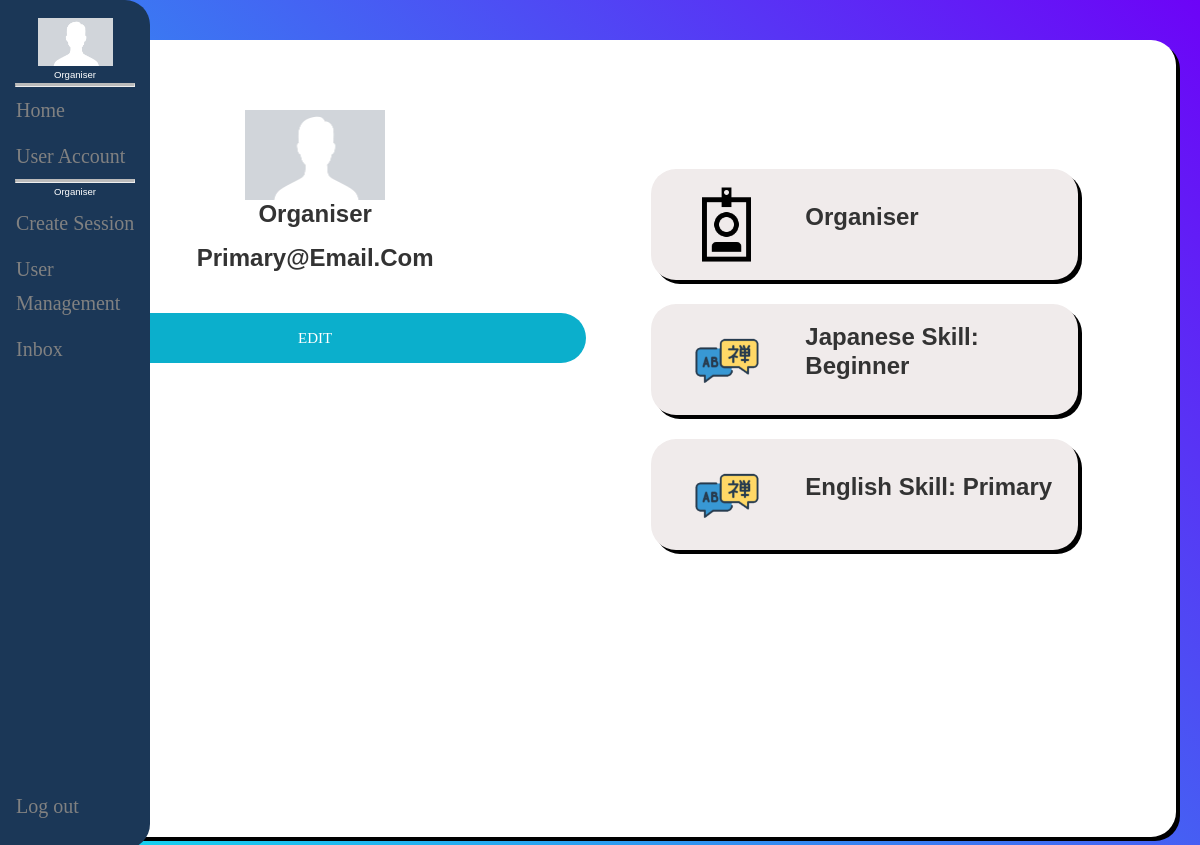
Screenshot of /userpage.php (signed in) with the database file from the repository.
### tables this page shows
CREATE TABLE `usersettings` (
  `user_id_settings` int(5) NOT NULL,
  `user_settings_user_id` int(5) NOT NULL,
  `isOrganiser` tinyint(1) NOT NULL,
  `user_is_dummy` tinyint(1) NOT NULL,
  `user_created` date NOT NULL DEFAULT current_timestamp()
);

CREATE TABLE `useraccount` (
  `user_id` int(5) NOT NULL,
  `user_name` varchar(32) NOT NULL,
  `user_email` varchar(128) NOT NULL,
  `user_password` varchar(128) NOT NULL,
  `user_japanese_skill` int(1) NOT NULL,
  `user_english_skill` int(1) NOT NULL,
  `user_profile_picture_unimplemented` varchar(256) NOT NULL,
  `user_custom_description` varchar(128) NOT NULL
);

### include/classes.php (called while the page is built, shortened)
<?php
require_once "auth.php";
require_once "api\data.php";
class User {
    private $userName = "Default";
    private $userEmail;
    private $userJapSkill;
    private $userEngSkill;
    private $userImageRef = "profiledefault";
    private $isOrganiser;
    function __construct($id, $userName, $userEmail, $userJapanSkill, $userEnglishSkill){
        $this->userName = $userName;
        $this->userEmail = $userEmail;
        $this->userJapSkill = $userJapanSkill;
        $this->userEngSkill = $userEnglishSkill;
    }
    static function constructUserFromDB($id){
        $userDetails = getCurrentUserDB($id);
        $userName = $userDetails[1];
        $userEmail = $userDetails[2];
        $userJapanSkill = $userDetails[3];
        $userEnglishSkill = $userDetails[4];
        $userImageRef = $userDetails[5];
        $userCustomInfo = $userDetails[6];
        $isOrganiser = $userDetails[7];
        $userCreated = $userDetails[8];
        $user = new User($id, $userName, $userEmail, $userJapanSkill, $userEnglishSkill);
        $user->isOrganiser = $isOrganiser;
        $user->userCustomInfo = $userCustomInfo;
        if (strlen($userImageRef) > 2) {
            $user->userImageRef = $userImageRef;
        } else {
            $user->userImageRef = "profiledefault.jpg";
        }
        $user->userCreated = $userCreated;
        return $user;
    }
    public function getUserName(){
        return $this->userName;
    }
    public function getUserEmail(){
        return $this->userEmail;
    }
    public function langSkillToString($skillLevel){
        switch ($skillLevel) {
            case 0:
                return "Beginner";
                break;
            case 3:
                return "Primary";
                break;
        }
    }
    public function getUserJapSkill(){
        return $this->userJapSkill;
    }
    public function getJapSkillString(){
        $skillLevel = $this->getUserJapSkill();
        $skillText = $this->langSkillToString($skillLevel);
        return $skillText;
    }
    public function getUserEngSkill(){
        return $this->userEngSkill;
    }
    public function getEngSkillString(){
        $skillLevel = $this->getUserEngSkill();
        return $this->langSkillToString($skillLevel);
    }
    public function getUserImageRef(){
        return $this->userImageRef;
    }
    public function getIsOrganiser(){
        return $this->isOrganiser;
    }
}

### api/data.php (called while the page is built, shortened)
<?php
    require_once "include/auth.php";
    $DB_DSN = "mysql:host=localhost;dbname=paddy";
    $DB_USER = "root";
    $DB_PASSWORD = "";
    function getCurrentUserDB($id){
        global $DB_DSN, $DB_USER, $DB_PASSWORD;
        $conn = new PDO($DB_DSN, $DB_USER, $DB_PASSWORD);
        $sql = "
                SELECT  user_id, user_name, user_email, user_japanese_skill, user_english_skill,
                        user_profile_picture_unimplemented, user_custom_description, isOrganiser,
                        user_created
                FROM    useraccount
                JOIN    usersettings
                ON      useraccount.user_id = usersettings.user_settings_user_id
                WHERE   user_id = ?
               ";
        $stmt = $conn->prepare($sql);
        $stmt->bindValue(1, htmlentities($id));
        if($stmt->execute()){
            return $result = $stmt->fetchAll()[0];
        }
    }
?>

### include/auth.php (called while the page is built, shortened)
<?php
require_once "api/data.php";
function is_Organiser()
{
    if ($_SESSION['currentUser']->getIsOrganiser() == '1') {
        return true;
    } else {
        return false;
    }
}

### userpage.php (the view, shortened to what this page needs)
<!DOCTYPE html>
<html lang="en">
<head>
</head>
<body>
  <div class="grid-container">
    <?php
    include "include/sidebar.php";
    require_once "include/auth.php";
    $imageName = $_SESSION['currentUser']->getUserImageRef();
    ?>
    <main class="main">
      <div class="parentcard">
        <div class="leftColumn">
          <div class="userinfo">
            <div class="profilePictureHolder">
              <img src='<?php echo "uploads/" . htmlentities($imageName); ?>' alt="Profile Picture">
            </div>
            <h1><?php echo $_SESSION['currentUser']->getUserName(); ?></h1>
            <h1><?php echo $_SESSION['currentUser']->getUserEmail();; ?></h1>
            <div class="background-form-btn">
              <a name="EditAccount" class="login_form-btn" href="EditDetails">Edit</a>
            </div>
          </div>
        </div>
        <div class="rightColumn">
          <div class="childcard">
            <img class="cardimage" src="images/role_icon.png" alt="Member Picture">
            <?php if (is_Organiser()) {
              echo "<h1 class='cardheading'>Organiser<h1>";
            } else {
              echo "<h1 class='cardheading'>Member<h1>";
            }
            ?>
          </div>
          <div class="childcard">
            <img class="cardimage" src="images/LanguageIcon.png" alt="SpeechIcon Picture">
            <h1 class="cardheading">Japanese Skill: <?php echo $_SESSION['currentUser']->getJapSkillString(); ?> </h1>
          </div>
          <div class="childcard">
            <img class="cardimage" src="images/LanguageIcon.png" alt="SpeechIcon Picture">
            <h1 class="cardheading">English Skill: <?php echo $_SESSION['currentUser']->getEngSkillString(); ?> </h1>
          </div>
        </div>
      </div>
  </div>
</body>
</html>

### css/main.css (style rules this page uses)
* { margin: 0px; padding: 0px; box-sizing: border-box; font-family: Odin-Rounded, sans-serif; }
body, html { height: 100%; width: 100%; font-family: Odin-Rounded, sans-serif; margin: 0%; padding: 0%; background: -webkit-linear-gradient(-135deg, #6d03f7, #0fdfee); }
a { font-family: Odin-Rounded; font-size: 1em; text-decoration: none; line-height: 1.7; color: #666666; margin: 0px; transition: all 0.4s; -webkit-transition: all 0.4s; -o-transition: all 0.4s; -moz-transition: all 0.4s; }
h1, h2, h3, h4, h5, h6 { margin: 0px; }
h1 { font-size: 24px; color: #333333; line-height: 1.2; text-align: center; width: 100%; display: block; padding-bottom: 0.625em; }
.background-form-btn { width: 100%; display: flex; flex-wrap: wrap; justify-content: center; padding-top: 20px; }
.login_form-btn { font-family: Montserrat-Bold; font-size: 15px; line-height: 1.5; color: #fff; text-transform: uppercase; margin-top: 5px; width: 100%; height: 50px; border-radius: 25px; background: #0bafcc; display: flex; justify-content: center; align-items: center; padding: 0 25px; }
.cardimage { margin-right: 10%; margin-left: 5%; block-size: 75%; width: 20%; height: 100%; }
.cardheading { margin-top: auto; margin-bottom: auto; text-align: left; }
.profilePictureHolder img { display: block; margin-left: auto; margin-right: auto; width: 50%; }
@media only screen and (max-width: 1500px) { body, html { overflow-y: visible; } }
@media only screen and (max-width: 1500px) { .parentcard { height: 80%; } }
@media (max-width: 1200px) { .parentcard { height: 80%; } }
.main { grid-area: main; }
.grid-container { grid-template-columns: 12.5% 1fr; grid-template-rows: 0px 1fr 1%; grid-template-areas: "sidenav header" "sidenav main" "sidenav footer"; height: 100%; }
.leftSideCards, .leftColumn { padding-left: 0%; padding-right: 1%; padding-bottom: 0em; margin-left: 1em; margin-bottom: 0em; width: 100%; height: 100%; }
.rightSideCards, .rightColumn { padding-left: 0%; padding-right: 2.5%; padding-bottom: 2em; width: 40%; height: 100%; }
.rightColumn { width: 100%; vertical-align: middle; margin-top: 10%; margin-bottom: -5%; padding-bottom: 0%; }
.parentcard { display: flex; flex-direction: row; background-color: #ffffff; -webkit-column-break-inside: avoid; padding: 1em; margin: 1%; margin-top: 2%; box-sizing: border-box; border-radius: 25px; box-shadow: 4px 4px; width: 97%; max-height: 70em; }
.profilePictureHolder { margin-left: auto; margin-right: auto; display: flex; flex-direction: column; height: 50%; max-height: 30em; }
.userinfo { display: flex; flex-direction: column; font-size: 1em; padding-top: 10%; margin-left: auto; margin-left: auto; }
.userinfo h1 { margin-left: auto; margin-right: auto; padding-right: 25%; box-sizing: unset; }
.childcard { display: flex; margin-bottom: 24px; width: 80%; height: 12.5%; background-color: #f0ebeb; -webkit-column-break-inside: avoid; box-sizing: border-box; border-radius: 25px; box-shadow: 4px 4px; right: 40% !important; margin-left: auto; margin-right: auto; flex-direction: row; padding: 3%; }

### rows the page displays
usersettings: user_settings_user.user_name "Organiser", user_settings_user.user_email "Primary@Email.Com", user_settings_user.user_japanese_skill "Beginner", user_settings_user.user_english_skill "Primary"

### other values shown
logged_in_user() "Organiser"
